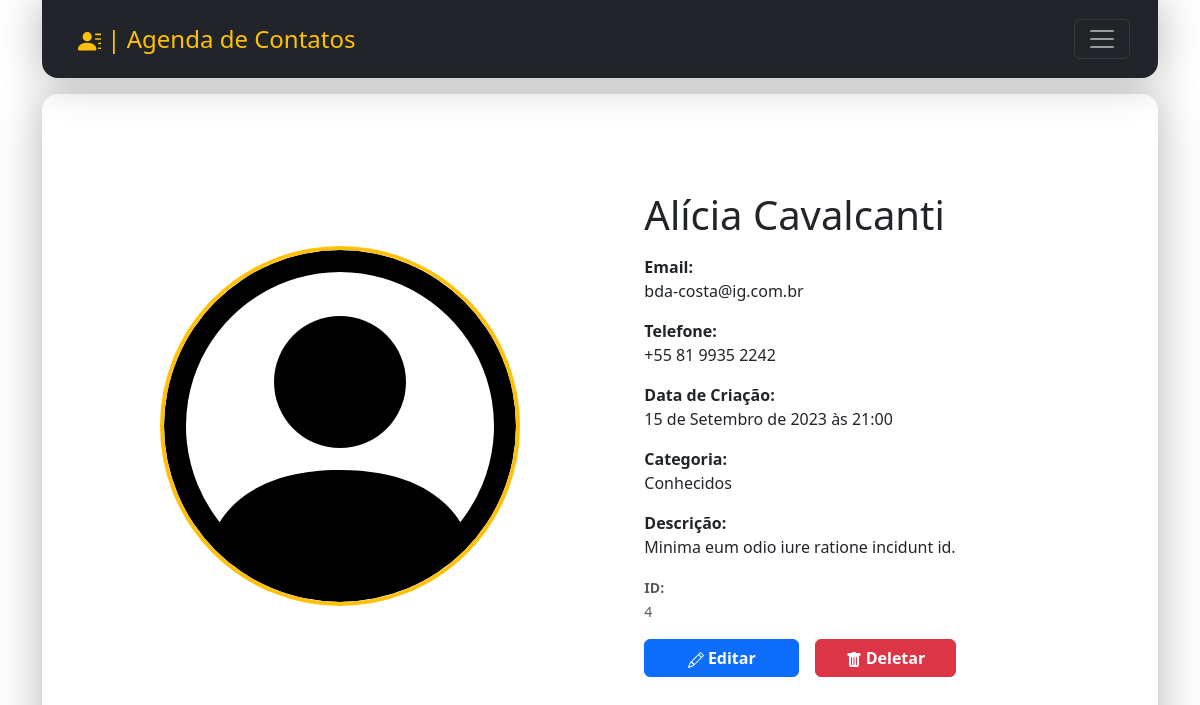
The app's page /contact/4/detail/ with its own data.
### contact/models.py (models this page shows, shortened)
class Contact(models.Model):
    first_name = models.CharField(max_length=50)
    last_name = models.CharField(max_length=50, blank=True)
    phone = models.CharField(max_length=50)
    email = models.EmailField(max_length=254, blank=True)
    created_date = models.DateTimeField(default=timezone.now)
    description = models.TextField(blank=True)
    show = models.BooleanField(default=True)
    picture = models.ImageField(blank=True, upload_to='pictures/%Y/%m/')
    category = models.ForeignKey(
        Category,
        on_delete=models.SET_NULL,
        blank=True, null=True
    )
    owner = models.ForeignKey(
        User,
        on_delete=models.SET_NULL,
        blank=True, null=True
    )

class Category(models.Model):
    class Meta:
        verbose_name = 'Category'
        verbose_name_plural = 'Categories'
    name = models.CharField(max_length=50)

### contact/views/contact_views.py (the view)
# urls.py: path('contact/<int:contact_id>/detail/', views.contact, name='contact'),
def contact(request, contact_id):
    site_title = "Nenhum contato"
    try:
        contact = Contact.objects.get(pk=contact_id)
        if contact:
            saida_contato = "Este ID possui contato"
            site_title = f'{contact.first_name} {contact.last_name}'
    except :
        contact = "Sem registro"
        saida_contato = f'O ID"{contact_id}" não possui um contato!'
    context = {
        'contact': contact,
        'site_title': site_title,
        'saida_contato': saida_contato,
    }
    return render(
        request,
        'contact/contact.html',
        context
    )

### contact/templates/contact/contact.html (shortened to what this page needs)
{% extends "global/base.html" %}
{% block corpo %}
<div class="d-flex align-items-center justify-content-center mx-lg-5 m-4 w-100 flex-wrap">
  {% if contact.id %}
  <div class="mb-3 d-flex align-items-center justify-content-center" style="width: 50vh;">
      </div>
      <div class="d-flex flex-column justify-content-center align-items-center" style="width: 65vh;">
        <div class="card-body mx-5">
          <h5 class="card-title fs-1 mb-3">{{ contact.first_name }} {{ contact.last_name }}</h5>
          <p class=""><span class="fw-bold">Email: </span> <br>{{ contact.email }}</p>
          <p class=""><span class="fw-bold">Telefone:</span> <br> {{ contact.phone }}</p>
          <p class=""><span class="fw-bold">Data de Criação:</span> <br> {{ contact.created_date }}</p>
          <p class=""><span class="fw-bold">Categoria:</span> <br> {{ contact.category.name }}</p>
          <p class="text-break"><span class="fw-bold">Descrição:</span> <br> {{ contact.description }}</p>
          <p class="card-text"><small class="text-body-secondary"><span class="fw-bold">ID:</span> <br> {{ contact.id }}</small></p>
          <div class="d-flex justify-content-around ">
                <a class="btn btn-primary fw-semibold w-100 me-2" href=" {% url "contact:update" contact.id %} ">
                    Editar
                </a>
                <form action="{% url "contact:delete" contact.id %}" class="w-100 ms-2" method="post">
                    {% if confirmation == 'no' %}
                        <input type="hidden" name="confirmation" value="yes" >
                        <button class="btn fw-semibold btn-outline-dark w-100" type="submit">Confirma?</button>
                    {% else %}
                        <button class="btn fw-semibold btn-danger w-100" type="submit">
                            Deletar
                        </button>
                    {% endif %}
                </form>
            </div>
        </div>
      </div>
      {% else %}
      <h1 class="fs-2 form-text">{{saida_contato}}</h1>
      {% endif %}
    </div>
{% endblock corpo %}

### records on screen
Contact: first_name "Alícia", last_name "Cavalcanti", email "bda-costa@ig.com.br", phone "+55 81 9935 2242", created_date "15 de Setembro de 2023 às 21:00", category.name "Conhecidos", description "Minima eum odio iure ratione incidunt id.", id "4"
